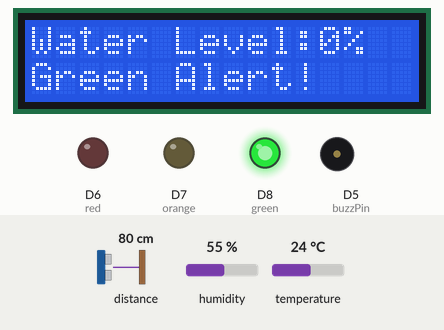
This sketch was run on a simulated ESP8266 (NodeMCU). Shown: 16×2 character LCD, output pins drawn as LEDs (lit = HIGH), buzzer (waves = sounding, pin HIGH). Wiring (inferred from the names in the program): ultrasonic range finder: trigger D4; echo D3. Inputs (shaded band) come from the test bench; at power-on: distance to the obstacle 80 cm, humidity 55 %, temperature 24 °C. The echo pulse lasts 58.3 µs per cm; WiFi joins after 1.5 s; servers stay silent unless stated; pins used as bus, display or sensor lines are not drawn; what the sketch prints to the serial monitor is not drawn.

Above: at 7.1 s.
7.2 s: distance to the obstacle set to 8 cm
At 16.6 s:
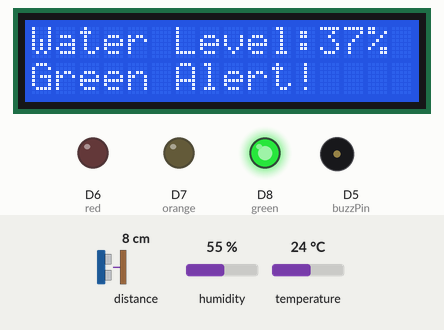
17.5 s: distance to the obstacle set to 5 cm
At 26.7 s:
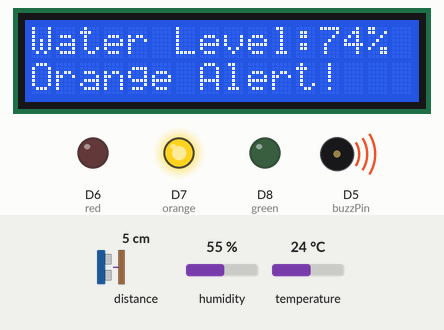
30.5 s: distance to the obstacle set to 2 cm
At 40.4 s:
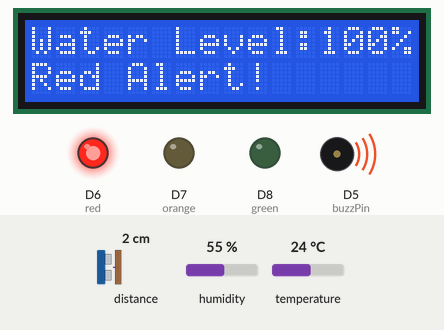
43.5 s: distance to the obstacle set to 6 cm
At 56.2 s:
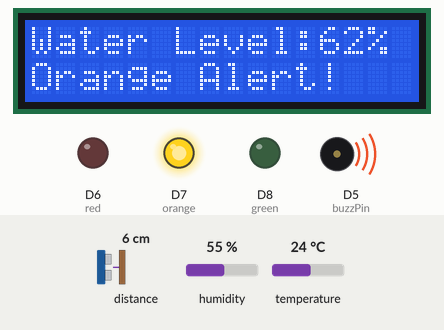
56.5 s: distance to the obstacle set to 18 cm
64.6 s: humidity set to 22 %
At 74.0 s:
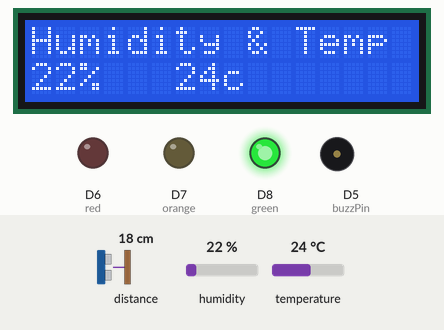
Timing chart, 0 to 75.5 s (numbered marks = the images above; inputs shaded):
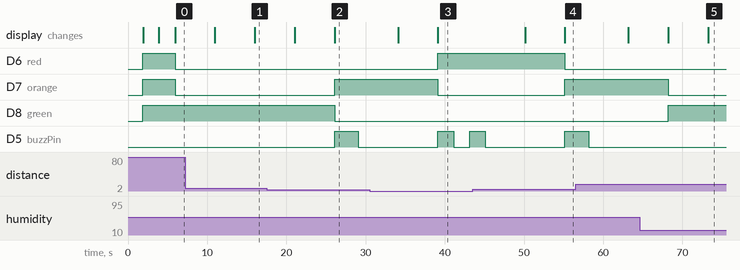

The sketch:

nodemcu_ALL_WORK_+_blynk.ino
```cpp
#define BLYNK_TEMPLATE_ID "put your template id"
#define BLYNK_DEVICE_NAME "put your preffered device name"
#define BLYNK_AUTH_TOKEN "put your token"

#include <ESP8266WiFi.h>
#include <BlynkSimpleEsp8266.h>

#include <LiquidCrystal_I2C.h>
#include <Wire.h>
#include <DHT.h>;
//#include <TimerOne.h>
LiquidCrystal_I2C lcd(0x27, 16, 2);

#define DHTPIN 5     // what pin we're connected to DEFINE DHT CODE////////////////////
#define DHTTYPE DHT22   // DHT 22
DHT dht(DHTPIN, DHTTYPE);
uint8_t DHTPin = D1;

int const trigPin = 2;//12;
int const echoPin = 0;//13;
int const buzzPin = 14;//11;
const int green= 15;//2;
const int orange= 13;//3;
const int red= 12;//4;

char auth[] = BLYNK_AUTH_TOKEN;

// Your WiFi credentials.
// Set password to "" for open networks.
char ssid[] = "put your wifi id";
char pass[] = "put your wifi password";

BlynkTimer timer;

int notificationMode = 0;

//Variables
//int chk;
int h;  //Stores humidity value
int t; //Stores temperature value


//-----------------------------------BLYNK TEST---------------------//
void myTimerEvent()
{

   long dur;
long dist;
long per;
digitalWrite(trigPin,LOW);
delayMicroseconds(2);
digitalWrite(trigPin,HIGH);
delayMicroseconds(10);
digitalWrite(trigPin,LOW);
dur=pulseIn(echoPin,HIGH);
dist=(dur*0.034)/2;

  per=map(dist,10.5,2,0,100);
  h = dht.readTemperature(); // Gets the values of the temperature
  t = dht.readHumidity();


  Blynk.virtualWrite(V1, per);
  Blynk.virtualWrite(V2, h);
  Blynk.virtualWrite(V3, t);


  if(per > 80){
    if(notificationMode != 2){
      notificationMode = 2;
      Blynk.logEvent("notify", "Water level is high");
    }
  }
  else if(per > 55 && dist < 80){
    if(notificationMode != 3){
      notificationMode = 3;
      Blynk.logEvent("notify", "Water level is medium");
    }
  }
  else{
    notificationMode = 0; //Reset Mptification
  }
}


//-----------------------------------BLYNK TEST---------------------//


void setup() {
  // put your setup code here, to run once:
  Serial.begin(9600);
 Blynk.begin(auth, ssid, pass);
  lcd.begin();
  dht.begin();
  pinMode(echoPin, INPUT);
  pinMode(trigPin, OUTPUT);
  pinMode(green, OUTPUT);
  pinMode(orange, OUTPUT);
  pinMode(red, OUTPUT);
  pinMode(buzzPin, OUTPUT);
  digitalWrite(green,HIGH);
  digitalWrite(orange,HIGH);
  digitalWrite(red,HIGH);
  digitalWrite(buzzPin,LOW);
  lcd.setCursor(0,0);
 lcd.print(" Flood Sensing");
 lcd.setCursor(0,1);
 lcd.print("by Tengku Izham 2022");
 delay(2000);
 lcd.clear();
 lcd.print("     Welcome");
 delay(2000);
 lcd.clear();
timer.setInterval(1000L, myTimerEvent);

}

void loop() {
  // put your main code here, to run repeatedly:
  long dur;
long dist;
long per;
digitalWrite(trigPin,LOW);
delayMicroseconds(2);
digitalWrite(trigPin,HIGH);
delayMicroseconds(10);
digitalWrite(trigPin,LOW);
dur=pulseIn(echoPin,HIGH);
dist=(dur*0.034)/2;
//dist=(dur/2) /29.5;
per=map(dist,10.5,2,0,100);

//--------------------//

h = dht.readHumidity();
    t = dht.readTemperature();

 Blynk.run();
  timer.run(); // Initiates BlynkTimer
//---------------------//

if(per<0)
{
  per=0;
}
if(per>100)
{
  per=100;
}
Serial.println(String(per));
lcd.setCursor(0,0);
lcd.print("Water Level:");
lcd.print(String(per));
lcd.print("%  ");
if(per>=80)
{
  lcd.setCursor(0,1);
  lcd.print("Red Alert!   ");


  digitalWrite(green,LOW);
  digitalWrite(orange,LOW);
  digitalWrite(red,HIGH);

  digitalWrite(buzzPin,HIGH);
  delay(2000);
  digitalWrite(buzzPin,LOW);
  delay(2000);
  digitalWrite(buzzPin,HIGH);
  delay(2000);
  digitalWrite(buzzPin,LOW);
  delay(5000);


   lcd.clear();

}
else if(per>=55)
{
  lcd.setCursor(0,1);
  lcd.print("Orange Alert!  ");
  digitalWrite(orange,HIGH);
  digitalWrite(green,LOW);
  digitalWrite(red,LOW);
  digitalWrite(buzzPin,HIGH);
  delay(3000);
  digitalWrite(buzzPin,LOW);
  delay(5000);
lcd.clear();


}else
{
 lcd.setCursor(0,1);
 lcd.print("Green Alert!  ");
 digitalWrite(green,HIGH);
 digitalWrite(orange,LOW);
 digitalWrite(red,LOW);
 digitalWrite(buzzPin,LOW);
delay(5000);
 lcd.clear();

 lcd.setCursor(0, 0);
    lcd.println("Humidity & Temp ");

    lcd.setCursor(0, 1);
    lcd.print("");
    lcd.print(t);
   lcd.print("%");

    //lcd.setCursor(6, 1);
   // lcd.println(" ");

    lcd.setCursor(6, 1);
    lcd.print("");
    lcd.print(h);
    lcd.print("c");

}

delay(5000);

}
```

Measured:
- the behaviour switches between 7 and 6 cm on distance to the obstacle (found by bisection; images 1 and 2)
- the behaviour switches between 4 and 5 cm on distance to the obstacle (found by bisection; images 3 and 4)
- after the input at 7.2 s, the display: first differs from a run without the input after 8.8 s (image 1)
- after the input at 17.5 s, D7 (orange): LOW → HIGH after 8.6 s; D8 (green): HIGH → LOW after 8.6 s; D5 (buzzPin): LOW → HIGH after 8.6 s, → LOW 3.0 s later; the display: first differs from a run without the input after 8.6 s (image 2)
- after the input at 30.5 s, D6 (red): LOW → HIGH after 8.6 s; D7 (orange): HIGH → LOW after 8.6 s; the display: first differs from a run without the input after 8.6 s (image 3)
- after the input at 43.5 s, D6 (red): HIGH → LOW after 11.7 s; D7 (orange): LOW → HIGH after 11.7 s; the display: first differs from a run without the input after 11.7 s (image 4)
